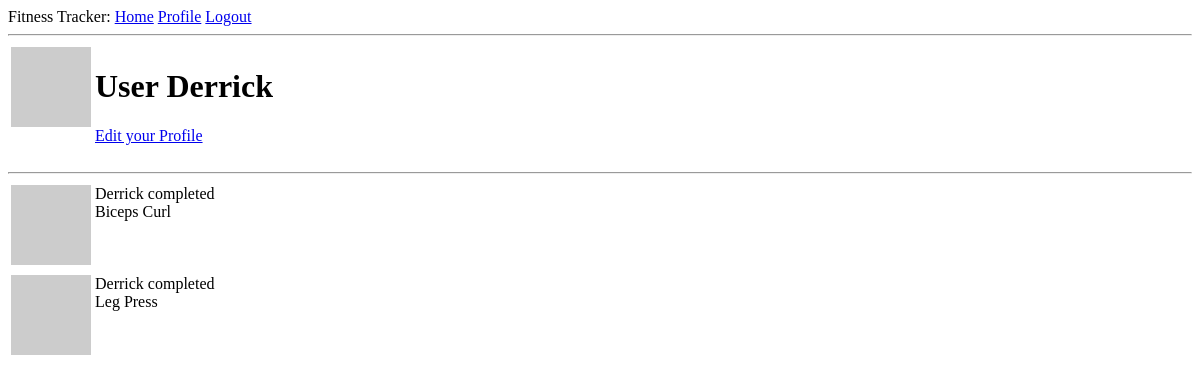
/user/Derrick (signed in), run on an earlier commit of the app's database.
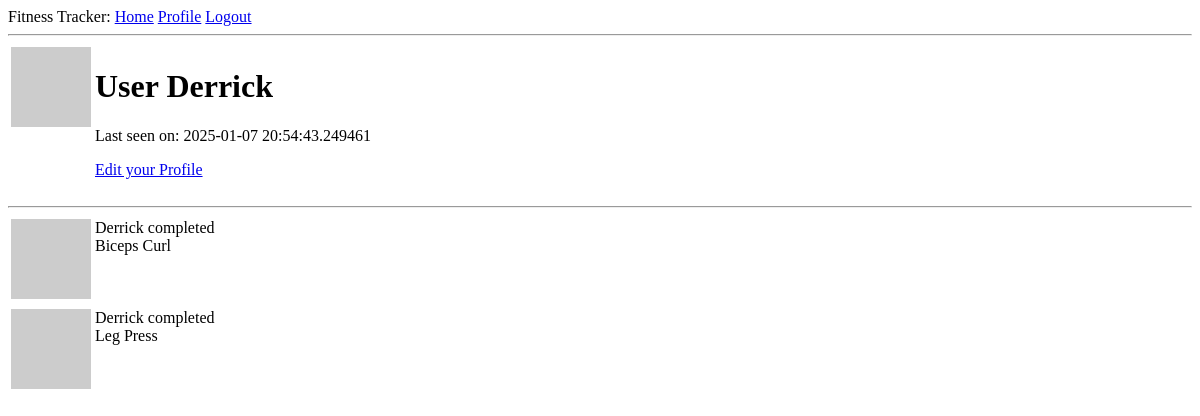
And on a later commit of the database.
### app/models.py (models this page shows, shortened)
class User(UserMixin, db.Model):
    id: so.Mapped[int] = so.mapped_column(primary_key=True)
    username: so.Mapped[str] = so.mapped_column(sa.String(64), index=True, unique=True)
    email: so.Mapped[str] = so.mapped_column(sa.String(120), index=True, unique=True)
    password_hash: so.Mapped[Optional[str]] = so.mapped_column(sa.String(256))
    workouts: so.WriteOnlyMapped['Workout'] = so.relationship(back_populates='owner')
    about_me: so.Mapped[Optional[str]] = so.mapped_column(sa.String(140))
    last_seen: so.Mapped[Optional[datetime]] = so.mapped_column(
        default=lambda: datetime.now(timezone.utc))
    def avatar(self, size):
        digest = md5(self.email.lower().encode('utf-8')).hexdigest()
        print(f'https://www.gravatar.com/avatar/{digest}?d=identicon&s={size}')
        return f'https://www.gravatar.com/avatar/{digest}?d=identicon&s={size}'

### app/routes.py (the view)
@app.route('/user/<username>')
@login_required
def user(username):
    user = db.first_or_404(sa.select(User).where(User.username == username))
    user_workouts = [
        {"owner": user, "name": "Biceps Curl"},
        {"owner": user, "name": "Leg Press"}
    ]
    return render_template('user.html', user=user, workouts=user_workouts)

### app/models.py (called while the page is built)
@login.user_loader
def load_user(id):
    return db.session.get(User, int(id))

### app/routes.py (called while the page is built)
@app.before_request
def before_request():
    if current_user.is_authenticated:
        current_user.last_seen = datetime.now(timezone.utc)
        db.session.commit()

### app/templates/user.html (shortened to what this page needs)
{% extends "base.html" %} {% block content %}
<table>
  <tr valign="top">
    <td><img src="{{ user.avatar(128) }}" /></td>
    <td>
      <h1>User {{ user.username }}</h1>
       {% if user.last_seen %}
      <p>Last seen on: {{ user.last_seen }}</p>
      {% endif %}
      {% if user == current_user %}
      <p><a href="{{ url_for('edit_profile') }}">Edit your Profile</a></p>
      {% endif %}
    </td>
  </tr>
</table>
<hr />
{% for workout in workouts %} {% include '_workout.html' %} {% endfor %} {%
endblock %}

### app/templates/base.html (shortened to what this page needs)
<!DOCTYPE html>
<html>
  <head>
  </head>
  <body>
    <div>
      Fitness Tracker:
      <a href="{{ url_for('index') }}">Home</a>
      {% if current_user.is_anonymous %}
      <a href="{{ url_for('login') }}">Login</a>
      {% else %}
      <a href="{{ url_for('user', username=current_user.username) }}">Profile</a>
      <a href="{{ url_for('logout') }}">Logout</a>
      {% endif %}
    </div>
    <hr />
     {% block content %}{% endblock %}
  </body>
</html>

### app/templates/_workout.html
<table>
    <tr valign="top">
        <td><img src="{{ workout.owner.avatar(36) }}"></td>
        <td>{{ workout.owner.username }} completed <br>{{ workout.name }}</td>
    </tr>
</table>

What changed in the data, as far as the page shows it:
changed User "Derrick": last_seen (not shown) → "2025-01-07 20:54:43.249461"
Also different on the page:
text now shown: "Last seen on:"
